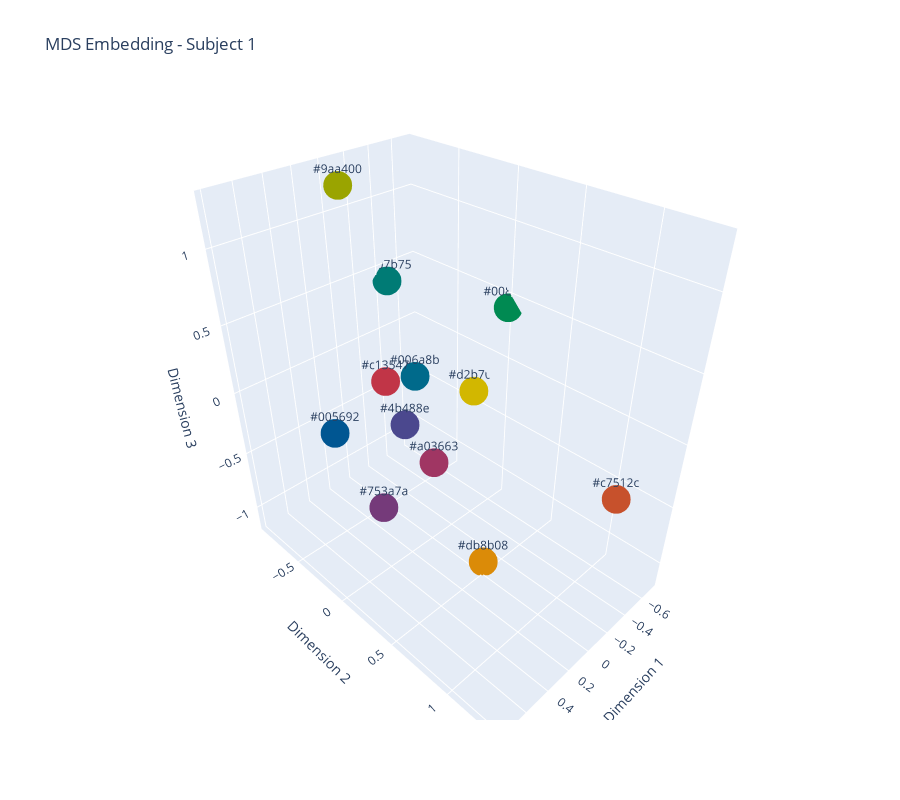
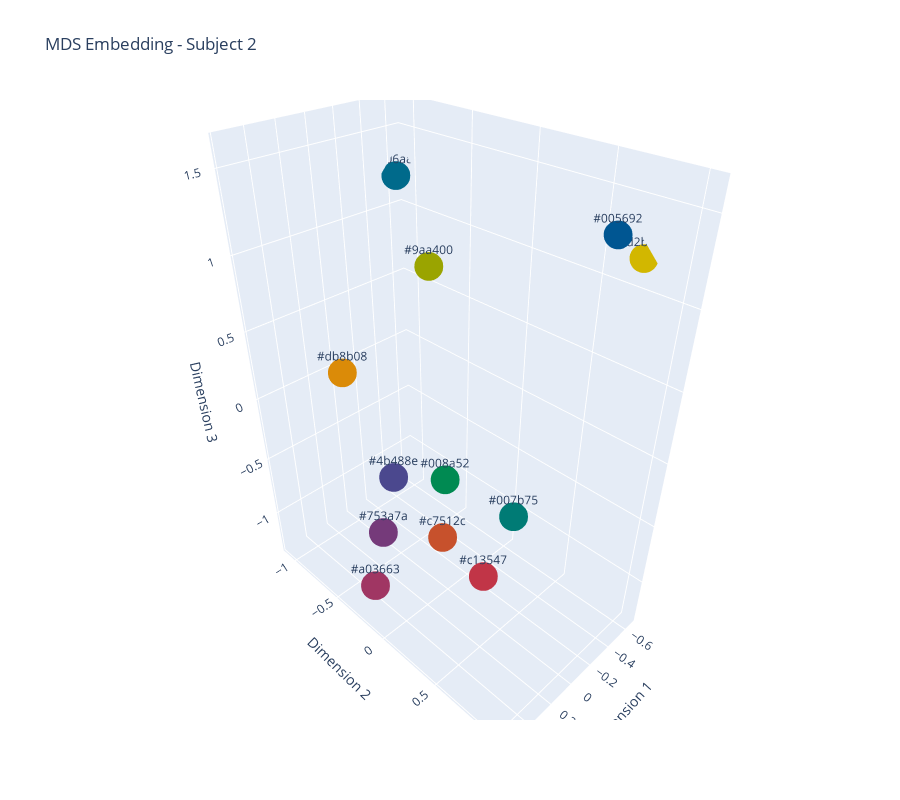

Notebook code for these charts, in order:
### Code cell
# Plot the embeddings
plot_3DMDS(value_mapped_sym_1, value_mapped_sym_2, titles=['Subject 1', 'Subject 2'], color_labels=unique_colours, overlay=False)

### Figure 1 — Plotly figure (JSON) as saved in the notebook; plotly's stock layout.template omitted (floating-point values rounded to 4 significant figures)
{"data": [{"marker": {"color": ["#d2b700", "#db8b08", "#c7512c", "#c13547", "#a03663", "#753a7a", "#4b488e", "#005692", "#006a8b", "#007b75", "#008a52", "#9aa400"], "size": 10}, "mode": "markers+text", "text": ["#d2b700", "#db8b08", "#c7512c", "#c13547", "#a03663", "#753a7a", "#4b488e", "#005692", "#006a8b", "#007b75", "#008a52", "#9aa400"], "textposition": "top center", "type": "scatter3d", "x": [-0.6436, -0.03463, -0.15, 0.7915, -0.01443, 0.5204, 0.2723, 0.4253, -0.1037, -0.4374, -0.7154, 0.08959], "y": [-0.2187, 0.4702, 1.337, 0.5324, 0.009192, 0.1063, 0.05742, -0.4839, -0.2557, -0.8964, 0.009689, -0.6679], "z": [-0.327, -1.143, -0.08179, 0.7634, -0.5083, -0.5094, -0.01309, -0.2863, 0.02984, 0.3966, 0.4137, 1.265]}], "layout": {"height": 800, "plot_bgcolor": "white", "scene": {"xaxis": {"title": {"text": "Dimension 1"}}, "yaxis": {"title": {"text": "Dimension 2"}}, "zaxis": {"title": {"text": "Dimension 3"}}}, "title": {"text": "MDS Embedding - Subject 1"}}}

### Figure 2 — Plotly figure (JSON) as saved in the notebook; plotly's stock layout.template omitted (floating-point values rounded to 4 significant figures)
{"data": [{"marker": {"color": ["#d2b700", "#db8b08", "#c7512c", "#c13547", "#a03663", "#753a7a", "#4b488e", "#005692", "#006a8b", "#007b75", "#008a52", "#9aa400"], "size": 10}, "mode": "markers+text", "text": ["#d2b700", "#db8b08", "#c7512c", "#c13547", "#a03663", "#753a7a", "#4b488e", "#005692", "#006a8b", "#007b75", "#008a52", "#9aa400"], "textposition": "top center", "type": "scatter3d", "x": [-0.665, 0.4263, 0.03697, -0.2039, 0.573, 0.1635, 0.1273, 0.05776, -0.6037, -0.3482, -0.01745, 0.4536], "y": [0.756, -0.4327, -0.01642, 0.1493, -0.09128, -0.4949, -0.3882, 1.033, -1.082, 0.2725, -0.04455, 0.3391], "z": [1.181, 0.4456, -0.8545, -1.296, -0.9634, -1.053, -0.4948, 1.595, 1.202, -0.7288, -0.3953, 1.362]}], "layout": {"height": 800, "plot_bgcolor": "white", "scene": {"xaxis": {"title": {"text": "Dimension 1"}}, "yaxis": {"title": {"text": "Dimension 2"}}, "zaxis": {"title": {"text": "Dimension 3"}}}, "title": {"text": "MDS Embedding - Subject 2"}}}
